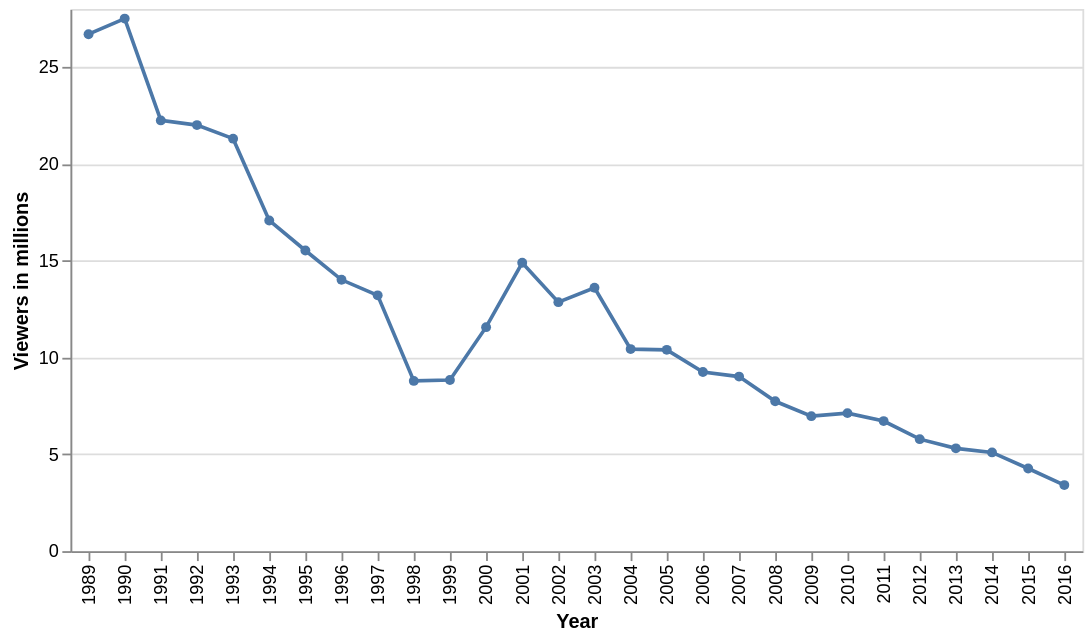

The cell this chart's notebook holds for it:
### Code cell
df_viewers = df_episodes[['original_air_year', 'us_viewers_in_millions', 'season']]
df_viewers = df_viewers.groupby('original_air_year').agg({'us_viewers_in_millions': 'mean', 'original_air_year': 'median'})
alt.Chart(df_viewers).mark_line(point=True).encode(
    x=alt.X('original_air_year:O', title='Year'),
    y=alt.Y('us_viewers_in_millions:Q', title='Viewers in millions')
)

### Figure 1 — Vega-Lite specification as saved in the notebook (floating-point values rounded to 4 significant figures)
{"config": {"view": {"continuousWidth": 300, "continuousHeight": 300}}, "data": {"name": "data-d90d3033d876f30ba7eb98fd34699dcc"}, "mark": {"type": "line", "point": true}, "encoding": {"x": {"field": "original_air_year", "title": "Year", "type": "ordinal"}, "y": {"field": "us_viewers_in_millions", "title": "Viewers in millions", "type": "quantitative"}}, "$schema": "https://vega.github.io/schema/vega-lite/v6.1.0.json", "datasets": {"data-d90d3033d876f30ba7eb98fd34699dcc": [{"us_viewers_in_millions": 26.7, "original_air_year": 1989.0}, {"us_viewers_in_millions": 27.5, "original_air_year": 1990.0}, {"us_viewers_in_millions": 22.25, "original_air_year": 1991.0}, {"us_viewers_in_millions": 22.0, "original_air_year": 1992.0}, {"us_viewers_in_millions": 21.3, "original_air_year": 1993.0}, {"us_viewers_in_millions": 17.08, "original_air_year": 1994.0}, {"us_viewers_in_millions": 15.53, "original_air_year": 1995.0}, {"us_viewers_in_millions": 14.02, "original_air_year": 1996.0}, {"us_viewers_in_millions": 13.21, "original_air_year": 1997.0}, {"us_viewers_in_millions": 8.792, "original_air_year": 1998.0}, {"us_viewers_in_millions": 8.836, "original_air_year": 1999.0}, {"us_viewers_in_millions": 11.57, "original_air_year": 2000.0}, {"us_viewers_in_millions": 14.89, "original_air_year": 2001.0}, {"us_viewers_in_millions": 12.86, "original_air_year": 2002.0}, {"us_viewers_in_millions": 13.6, "original_air_year": 2003.0}, {"us_viewers_in_millions": 10.43, "original_air_year": 2004.0}, {"us_viewers_in_millions": 10.4, "original_air_year": 2005.0}, {"us_viewers_in_millions": 9.25, "original_air_year": 2006.0}, {"us_viewers_in_millions": 9.015, "original_air_year": 2007.0}, {"us_viewers_in_millions": 7.74, "original_air_year": 2008.0}, {"us_viewers_in_millions": 6.973, "original_air_year": 2009.0}, {"us_viewers_in_millions": 7.128, "original_air_year": 2010.0}, {"us_viewers_in_millions": 6.718, "original_air_year": 2011.0}, {"us_viewers_in_millions": 5.785, "original_air_year": 2012.0}, {"us_viewers_in_millions": 5.308, "original_air_year": 2013.0}, {"us_viewers_in_millions": 5.1, "original_air_year": 2014.0}, {"us_viewers_in_millions": 4.268, "original_air_year": 2015.0}, {"us_viewers_in_millions": 3.411, "original_air_year": 2016.0}]}}
